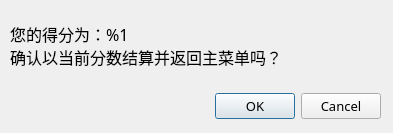
<?xml version="1.0" encoding="UTF-8"?>
<ui version="4.0">
 <class>ScoreDialog</class>
 <widget class="QDialog" name="ScoreDialog">
  <property name="geometry">
   <rect>
    <x>0</x>
    <y>0</y>
    <width>393</width>
    <height>133</height>
   </rect>
  </property>
  <property name="windowTitle">
   <string>Dialog</string>
  </property>
  <widget class="QDialogButtonBox" name="buttonBox">
   <property name="geometry">
    <rect>
     <x>170</x>
     <y>90</y>
     <width>211</width>
     <height>32</height>
    </rect>
   </property>
   <property name="font">
    <font>
     <family>Ark Pixel 12px Proportional zh_cn</family>
     <pointsize>10</pointsize>
    </font>
   </property>
   <property name="orientation">
    <enum>Qt::Orientation::Horizontal</enum>
   </property>
   <property name="standardButtons">
    <set>QDialogButtonBox::StandardButton::Cancel|QDialogButtonBox::StandardButton::Ok</set>
   </property>
  </widget>
  <widget class="QLabel" name="label">
   <property name="geometry">
    <rect>
     <x>10</x>
     <y>10</y>
     <width>371</width>
     <height>71</height>
    </rect>
   </property>
   <property name="font">
    <font>
     <family>Ark Pixel 12px Proportional zh_cn</family>
     <pointsize>12</pointsize>
    </font>
   </property>
   <property name="text">
    <string>您的得分为：%1
确认以当前分数结算并返回主菜单吗？</string>
   </property>
   <property name="wordWrap">
    <bool>true</bool>
   </property>
  </widget>
 </widget>
 <resources/>
 <connections>
  <connection>
   <sender>buttonBox</sender>
   <signal>accepted()</signal>
   <receiver>ScoreDialog</receiver>
   <slot>accept()</slot>
   <hints>
    <hint type="sourcelabel">
     <x>248</x>
     <y>254</y>
    </hint>
    <hint type="destinationlabel">
     <x>157</x>
     <y>274</y>
    </hint>
   </hints>
  </connection>
  <connection>
   <sender>buttonBox</sender>
   <signal>rejected()</signal>
   <receiver>ScoreDialog</receiver>
   <slot>reject()</slot>
   <hints>
    <hint type="sourcelabel">
     <x>316</x>
     <y>260</y>
    </hint>
    <hint type="destinationlabel">
     <x>286</x>
     <y>274</y>
    </hint>
   </hints>
  </connection>
 </connections>
</ui>
